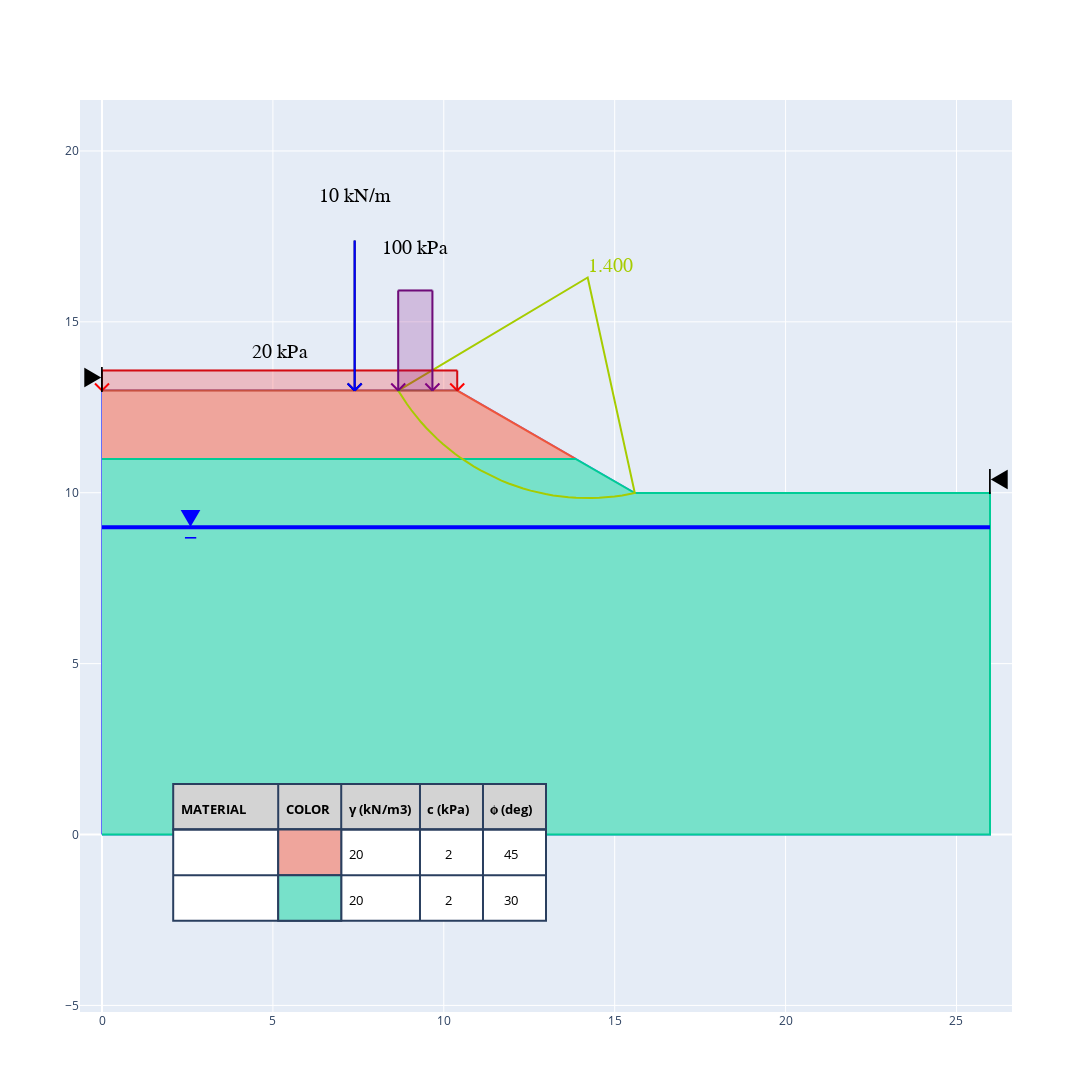

The notebook cell this image was saved under:
### Code cell
# lets say i want to see how close i can move my 100 kPa UDL
# while keeping the FOS above 1.4

# remove udl object load from slope
s.remove_udls(u1)

# if we didnt have the object we could remove all and readd the
# other udl object
s.remove_udls(remove_all=True)
s.set_udls(u2)

# now lets add the udl again but this time set the load as 'dynamic'
# for all loads and materials we also have the option to set the color ourselves
# lets try set the color as 'purple'
s.set_udls(
    Udl(magnitude=100, length=1, offset=2, dynamic_offset=True, color='purple')
)

# note that if we try to look at the minimum FOS now we get nothing.
# if we change anything about the model all previosu calculations are thrown out.
s.print_dynamic_results()

# lets run a dynamic analysis to see what the offset would be:
s.analyse_dynamic(critical_fos=1.4)
s.print_dynamic_results()

# note that values can be retrieved as a dictionary with s.get_dynamic_results()

fig_3 = s.plot_critical()
fig_3.show()

fig_3.write_image("./readme_example_plot_dynamic.png")

### Figure 1 — Plotly figure (JSON) as saved in the notebook; plotly's stock layout.template omitted (floating-point values rounded to 4 significant figures)
{"data": [{"mode": "lines", "name": "", "type": "scatter", "x": [0, 0, 10.39, 15.59, 25.98, 25.98, 0], "y": [0, 12.99, 12.99, 9.99, 9.99, 0, 0]}, {"fill": "toself", "fillcolor": "#efa59c", "hovertemplate": "", "meta": [20, 2, 45, ""], "mode": "lines", "name": "<br>γ: 20 kN/m3<br>c: 2 kPa<br>ϕ: 45 degrees", "type": "scatter", "x": [0, 10.39, 13.86, 0], "y": [12.99, 12.99, 10.99, 10.99]}, {"fill": "toself", "fillcolor": "#77e1ca", "hovertemplate": "", "meta": [20, 2, 30, ""], "mode": "lines", "name": "<br>γ: 20 kN/m3<br>c: 2 kPa<br>ϕ: 30 degrees", "type": "scatter", "x": [0, 13.86, 15.59, 25.98, 25.98, 0], "y": [10.99, 10.99, 9.99, 9.99, 0, 0]}, {"line": {"color": "blue", "width": 4}, "mode": "lines", "name": "", "type": "scatter", "x": [0, 25.98], "y": [8.99, 8.99]}, {"hovertemplate": "", "line": {"color": "#a6cc00"}, "mode": "lines", "name": "", "texttemplate": "", "type": "scatter", "x": [8.676, 8.796, 8.922, 9.054, 9.193, 9.338, 9.488, 9.645, 9.807, 9.974, 10.15, 10.32, 10.51, 10.69, 10.88, 11.08, 11.28, 11.48, 11.69, 11.9, 12.11, 12.32, 12.54, 12.76, 12.98, 13.2, 13.42, 13.65, 13.87, 14.1, 14.32, 14.55, 14.77, 15.0, 15.22, 15.44, 15.59, 14.21, 8.665, 8.676], "y": [12.97, 12.78, 12.6, 12.41, 12.23, 12.06, 11.89, 11.73, 11.58, 11.43, 11.28, 11.14, 11.01, 10.88, 10.76, 10.65, 10.55, 10.45, 10.36, 10.27, 10.19, 10.12, 10.06, 10.01, 9.961, 9.921, 9.89, 9.867, 9.851, 9.843, 9.843, 9.851, 9.867, 9.89, 9.921, 9.961, 9.99, 16.3, 12.99, 12.97]}, {"hovertemplate": "Centre: (14.210, 16.298)<br>Radius: 6.456<br>FOS: 1.400", "mode": "lines+text", "name": "", "text": ["1.400"], "textfont": {"color": "#a6cc00", "family": "sans serif", "size": 20}, "textposition": "top right", "texttemplate": "%{text}", "type": "scatter", "x": [14.21], "y": [16.3]}], "layout": {"annotations": [{"font": {"color": "black", "size": 13}, "showarrow": false, "text": "<b>MATERIAL</b>", "x": 0.1, "xref": "x domain", "xshift": 5.634, "y": 0.225, "yref": "y domain", "yshift": -13}, {"font": {"color": "black", "size": 13}, "showarrow": false, "text": "<b>COLOR</b>", "x": 0.2127, "xref": "x domain", "xshift": 5.634, "y": 0.225, "yref": "y domain", "yshift": -13}, {"font": {"color": "black", "size": 13}, "showarrow": false, "text": "<b>γ (kN/m3)</b>", "x": 0.2803, "xref": "x domain", "xshift": 5.634, "y": 0.225, "yref": "y domain", "yshift": -13}, {"font": {"color": "black", "size": 13}, "showarrow": false, "text": "<b>c (kPa)</b>", "x": 0.3648, "xref": "x domain", "xshift": 28.17, "y": 0.225, "yref": "y domain", "yshift": -13}, {"font": {"color": "black", "size": 13}, "showarrow": false, "text": "<b>ϕ (deg)</b>", "x": 0.4324, "xref": "x domain", "xshift": 28.17, "y": 0.225, "yref": "y domain", "yshift": -13}, {"font": {"color": "black", "size": 13}, "showarrow": false, "text": "", "x": 0.1, "xref": "x domain", "xshift": 5.634, "y": 0.175, "yref": "y domain", "yshift": -13}, {"font": {"color": "black", "size": 13}, "showarrow": false, "text": "20", "x": 0.2803, "xref": "x domain", "xshift": 5.634, "y": 0.175, "yref": "y domain", "yshift": -13}, {"font": {"color": "black", "size": 13}, "showarrow": false, "text": "2", "x": 0.3648, "xref": "x domain", "xshift": 28.17, "y": 0.175, "yref": "y domain", "yshift": -13}, {"font": {"color": "black", "size": 13}, "showarrow": false, "text": "45", "x": 0.4324, "xref": "x domain", "xshift": 28.17, "y": 0.175, "yref": "y domain", "yshift": -13}, {"font": {"color": "black", "size": 13}, "showarrow": false, "text": "", "x": 0.1, "xref": "x domain", "xshift": 5.634, "y": 0.125, "yref": "y domain", "yshift": -13}, {"font": {"color": "black", "size": 13}, "showarrow": false, "text": "20", "x": 0.2803, "xref": "x domain", "xshift": 5.634, "y": 0.125, "yref": "y domain", "yshift": -13}, {"font": {"color": "black", "size": 13}, "showarrow": false, "text": "2", "x": 0.3648, "xref": "x domain", "xshift": 28.17, "y": 0.125, "yref": "y domain", "yshift": -13}, {"font": {"color": "black", "size": 13}, "showarrow": false, "text": "30", "x": 0.4324, "xref": "x domain", "xshift": 28.17, "y": 0.125, "yref": "y domain", "yshift": -13}, {"font": {"color": "black", "family": "sans serif", "size": 20}, "showarrow": false, "text": "20 kPa", "x": 5.196, "xref": "x", "xshift": 0, "y": 12.99, "yref": "y", "yshift": 39}, {"font": {"color": "black", "family": "sans serif", "size": 20}, "showarrow": false, "text": "100 kPa", "x": 9.166, "xref": "x", "xshift": 0, "y": 12.99, "yref": "y", "yshift": 143}, {"font": {"color": "black", "family": "sans serif", "size": 20}, "showarrow": false, "text": "10 kN/m", "x": 7.392, "xref": "x", "xshift": 0, "y": 12.99, "yref": "y", "yshift": 195}, {"font": {"color": "blue", "size": 25}, "showarrow": false, "text": "▼", "x": 2.598, "y": 8.99, "yshift": 10}, {"font": {"color": "blue", "size": 25}, "showarrow": false, "text": "_", "x": 2.598, "y": 8.99, "yshift": 2}, {"font": {"color": "black", "size": 25}, "showarrow": false, "text": "▶", "x": 0, "xshift": -10, "y": 12.99, "yshift": 15}, {"font": {"color": "black", "size": 25}, "showarrow": false, "text": "◀", "x": 25.98, "xshift": 10, "y": 9.99, "yshift": 15}, {"font": {"color": "black", "size": 25}, "showarrow": false, "text": "|", "x": 25.98, "xshift": 0, "y": 9.99, "yshift": 15}, {"font": {"color": "black", "size": 25}, "showarrow": false, "text": "|", "x": 0, "xshift": 0, "y": 12.99, "yshift": 15}], "height": 1200, "shapes": [{"fillcolor": "lightgrey", "type": "rect", "x0": 0.1, "x1": 0.5, "xref": "x domain", "y0": 0.2, "y1": 0.25, "yref": "y domain"}, {"fillcolor": "white", "type": "rect", "x0": 0.1, "x1": 0.5, "xref": "x domain", "y0": 0.1, "y1": 0.2, "yref": "y domain"}, {"type": "rect", "x0": 0.2127, "x1": 0.2127, "xref": "x domain", "y0": 0.1, "y1": 0.25, "yref": "y domain"}, {"type": "rect", "x0": 0.2803, "x1": 0.2803, "xref": "x domain", "y0": 0.1, "y1": 0.25, "yref": "y domain"}, {"type": "rect", "x0": 0.3648, "x1": 0.3648, "xref": "x domain", "y0": 0.1, "y1": 0.25, "yref": "y domain"}, {"type": "rect", "x0": 0.4324, "x1": 0.4324, "xref": "x domain", "y0": 0.1, "y1": 0.25, "yref": "y domain"}, {"type": "rect", "x0": 0.5, "x1": 0.5, "xref": "x domain", "y0": 0.1, "y1": 0.25, "yref": "y domain"}, {"type": "rect", "x0": 0.1, "x1": 0.5, "xref": "x domain", "y0": 0.2, "y1": 0.2, "yref": "y domain"}, {"type": "rect", "x0": 0.1, "x1": 0.5, "xref": "x domain", "y0": 0.15, "y1": 0.15, "yref": "y domain"}, {"fillcolor": "#efa59c", "type": "rect", "x0": 0.2127, "x1": 0.2803, "xref": "paper", "y0": 0.15, "y1": 0.2, "yref": "paper"}, {"fillcolor": "#77e1ca", "type": "rect", "x0": 0.2127, "x1": 0.2803, "xref": "paper", "y0": 0.1, "y1": 0.15, "yref": "paper"}, {"line": {"color": "red", "width": 2}, "type": "line", "x0": 0, "x1": -7, "xanchor": 0, "xref": "x", "xsizemode": "pixel", "y0": 0, "y1": 7, "yanchor": 12.99, "yref": "y", "ysizemode": "pixel"}, {"line": {"color": "red", "width": 2}, "type": "line", "x0": 0, "x1": 7, "xanchor": 0, "xref": "x", "xsizemode": "pixel", "y0": 0, "y1": 7, "yanchor": 12.99, "yref": "y", "ysizemode": "pixel"}, {"line": {"color": "red", "width": 2}, "type": "line", "x0": 0, "x1": 0, "xanchor": 0, "xref": "x", "xsizemode": "pixel", "y0": 0, "y1": 20, "yanchor": 12.99, "yref": "y", "ysizemode": "pixel"}, {"line": {"color": "black", "width": 0}, "type": "line", "x0": 0, "x1": 0, "xanchor": 5.196, "xref": "x", "xsizemode": "pixel", "y0": 0, "y1": 0, "yanchor": 12.99, "yref": "y", "ysizemode": "pixel"}, {"line": {"color": "black", "width": 0}, "type": "line", "x0": 0, "x1": 0, "xanchor": 5.196, "xref": "x", "xsizemode": "pixel", "y0": 0, "y1": 0, "yanchor": 12.99, "yref": "y", "ysizemode": "pixel"}, {"line": {"color": "black", "width": 0}, "type": "line", "x0": 0, "x1": 0, "xanchor": 5.196, "xref": "x", "xsizemode": "pixel", "y0": 0, "y1": 30, "yanchor": 12.99, "yref": "y", "ysizemode": "pixel"}, {"line": {"color": "red", "width": 2}, "type": "line", "x0": 0, "x1": -7, "xanchor": 10.39, "xref": "x", "xsizemode": "pixel", "y0": 0, "y1": 7, "yanchor": 12.99, "yref": "y", "ysizemode": "pixel"}, {"line": {"color": "red", "width": 2}, "type": "line", "x0": 0, "x1": 7, "xanchor": 10.39, "xref": "x", "xsizemode": "pixel", "y0": 0, "y1": 7, "yanchor": 12.99, "yref": "y", "ysizemode": "pixel"}, {"line": {"color": "red", "width": 2}, "type": "line", "x0": 0, "x1": 0, "xanchor": 10.39, "xref": "x", "xsizemode": "pixel", "y0": 0, "y1": 20, "yanchor": 12.99, "yref": "y", "ysizemode": "pixel"}, {"line": {"color": "red", "width": 2}, "type": "line", "x0": 0, "x1": 10.39, "xanchor": 0, "xref": "x", "y0": 20, "y1": 20, "yanchor": 12.99, "yref": "y", "ysizemode": "pixel"}, {"fillcolor": "red", "line": {"width": 2}, "opacity": 0.2, "type": "rect", "x0": 0, "x1": 10.39, "xanchor": 0, "xref": "x", "y0": 0, "y1": 20, "yanchor": 12.99, "yref": "y", "ysizemode": "pixel"}, {"line": {"color": "purple", "width": 2}, "type": "line", "x0": 0, "x1": -7, "xanchor": 8.666, "xref": "x", "xsizemode": "pixel", "y0": 0, "y1": 7, "yanchor": 12.99, "yref": "y", "ysizemode": "pixel"}, {"line": {"color": "purple", "width": 2}, "type": "line", "x0": 0, "x1": 7, "xanchor": 8.666, "xref": "x", "xsizemode": "pixel", "y0": 0, "y1": 7, "yanchor": 12.99, "yref": "y", "ysizemode": "pixel"}, {"line": {"color": "purple", "width": 2}, "type": "line", "x0": 0, "x1": 0, "xanchor": 8.666, "xref": "x", "xsizemode": "pixel", "y0": 0, "y1": 100, "yanchor": 12.99, "yref": "y", "ysizemode": "pixel"}, {"line": {"color": "black", "width": 0}, "type": "line", "x0": 0, "x1": 0, "xanchor": 9.166, "xref": "x", "xsizemode": "pixel", "y0": 0, "y1": 0, "yanchor": 12.99, "yref": "y", "ysizemode": "pixel"}, {"line": {"color": "black", "width": 0}, "type": "line", "x0": 0, "x1": 0, "xanchor": 9.166, "xref": "x", "xsizemode": "pixel", "y0": 0, "y1": 0, "yanchor": 12.99, "yref": "y", "ysizemode": "pixel"}, {"line": {"color": "black", "width": 0}, "type": "line", "x0": 0, "x1": 0, "xanchor": 9.166, "xref": "x", "xsizemode": "pixel", "y0": 0, "y1": 110, "yanchor": 12.99, "yref": "y", "ysizemode": "pixel"}, {"line": {"color": "purple", "width": 2}, "type": "line", "x0": 0, "x1": -7, "xanchor": 9.666, "xref": "x", "xsizemode": "pixel", "y0": 0, "y1": 7, "yanchor": 12.99, "yref": "y", "ysizemode": "pixel"}, {"line": {"color": "purple", "width": 2}, "type": "line", "x0": 0, "x1": 7, "xanchor": 9.666, "xref": "x", "xsizemode": "pixel", "y0": 0, "y1": 7, "yanchor": 12.99, "yref": "y", "ysizemode": "pixel"}, {"line": {"color": "purple", "width": 2}, "type": "line", "x0": 0, "x1": 0, "xanchor": 9.666, "xref": "x", "xsizemode": "pixel", "y0": 0, "y1": 100, "yanchor": 12.99, "yref": "y", "ysizemode": "pixel"}, {"line": {"color": "purple", "width": 2}, "type": "line", "x0": 8.666, "x1": 9.666, "xanchor": 8.666, "xref": "x", "y0": 100, "y1": 100, "yanchor": 12.99, "yref": "y", "ysizemode": "pixel"}, {"fillcolor": "purple", "line": {"width": 2}, "opacity": 0.2, "type": "rect", "x0": 8.666, "x1": 9.666, "xanchor": 8.666, "xref": "x", "y0": 0, "y1": 100, "yanchor": 12.99, "yref": "y", "ysizemode": "pixel"}, {"line": {"color": "black", "width": 2}, "type": "line", "x0": 0, "x1": -7, "xanchor": 7.392, "xref": "x", "xsizemode": "pixel", "y0": 0, "y1": 7, "yanchor": 12.99, "yref": "y", "ysizemode": "pixel"}, {"line": {"color": "black", "width": 2}, "type": "line", "x0": 0, "x1": 7, "xanchor": 7.392, "xref": "x", "xsizemode": "pixel", "y0": 0, "y1": 7, "yanchor": 12.99, "yref": "y", "ysizemode": "pixel"}, {"line": {"color": "black", "width": 2}, "type": "line", "x0": 0, "x1": 0, "xanchor": 7.392, "xref": "x", "xsizemode": "pixel", "y0": 0, "y1": 150, "yanchor": 12.99, "yref": "y", "ysizemode": "pixel"}, {"line": {"color": "blue", "width": 2}, "type": "line", "x0": 0, "x1": -7, "xanchor": 7.392, "xref": "x", "xsizemode": "pixel", "y0": 0, "y1": 7, "yanchor": 12.99, "yref": "y", "ysizemode": "pixel"}, {"line": {"color": "blue", "width": 2}, "type": "line", "x0": 0, "x1": 7, "xanchor": 7.392, "xref": "x", "xsizemode": "pixel", "y0": 0, "y1": 7, "yanchor": 12.99, "yref": "y", "ysizemode": "pixel"}, {"line": {"color": "blue", "width": 2}, "type": "line", "x0": 0, "x1": 0, "xanchor": 7.392, "xref": "x", "xsizemode": "pixel", "y0": 0, "y1": 150, "yanchor": 12.99, "yref": "y", "ysizemode": "pixel"}], "showlegend": false, "width": 2000, "yaxis": {"scaleanchor": "x", "scaleratio": 1}}}
